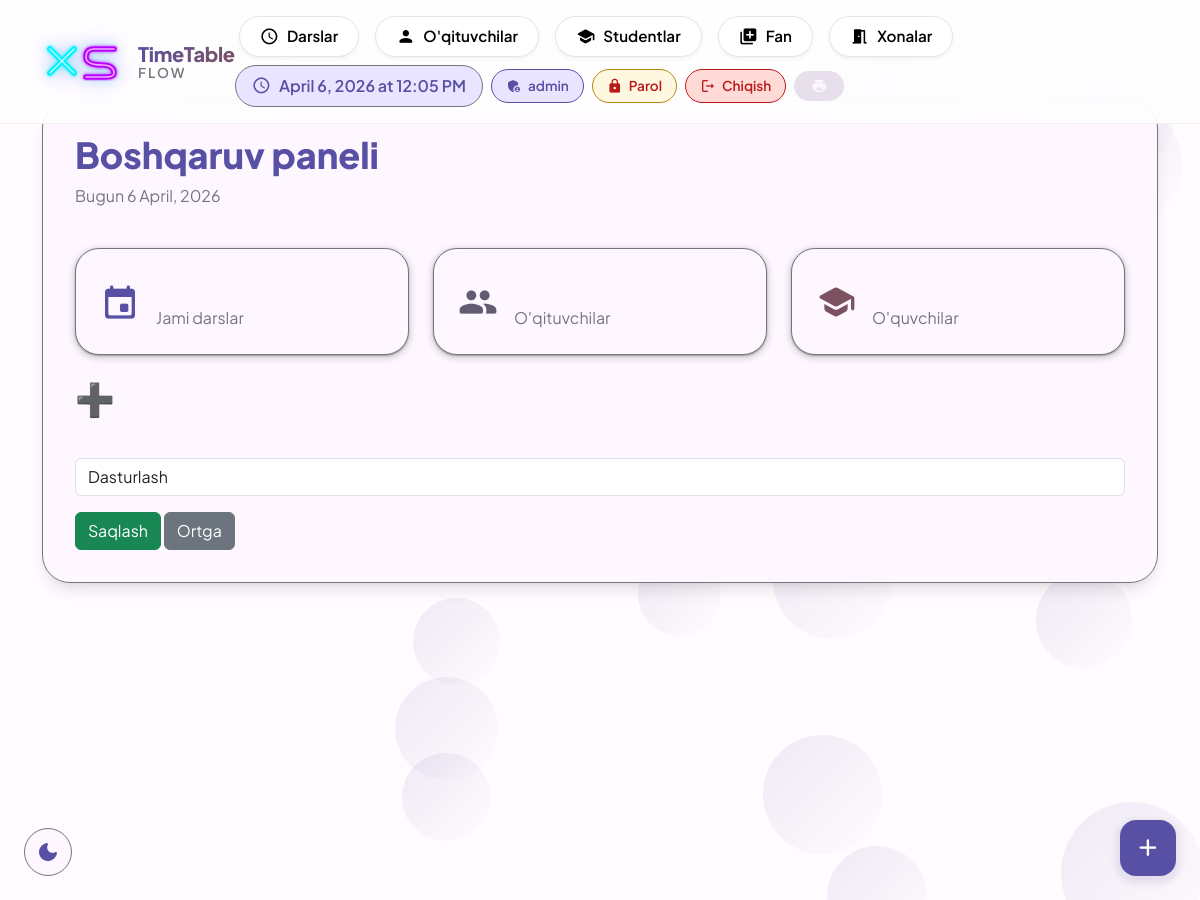
The app's page /subject/3/update/ (signed in), older data.
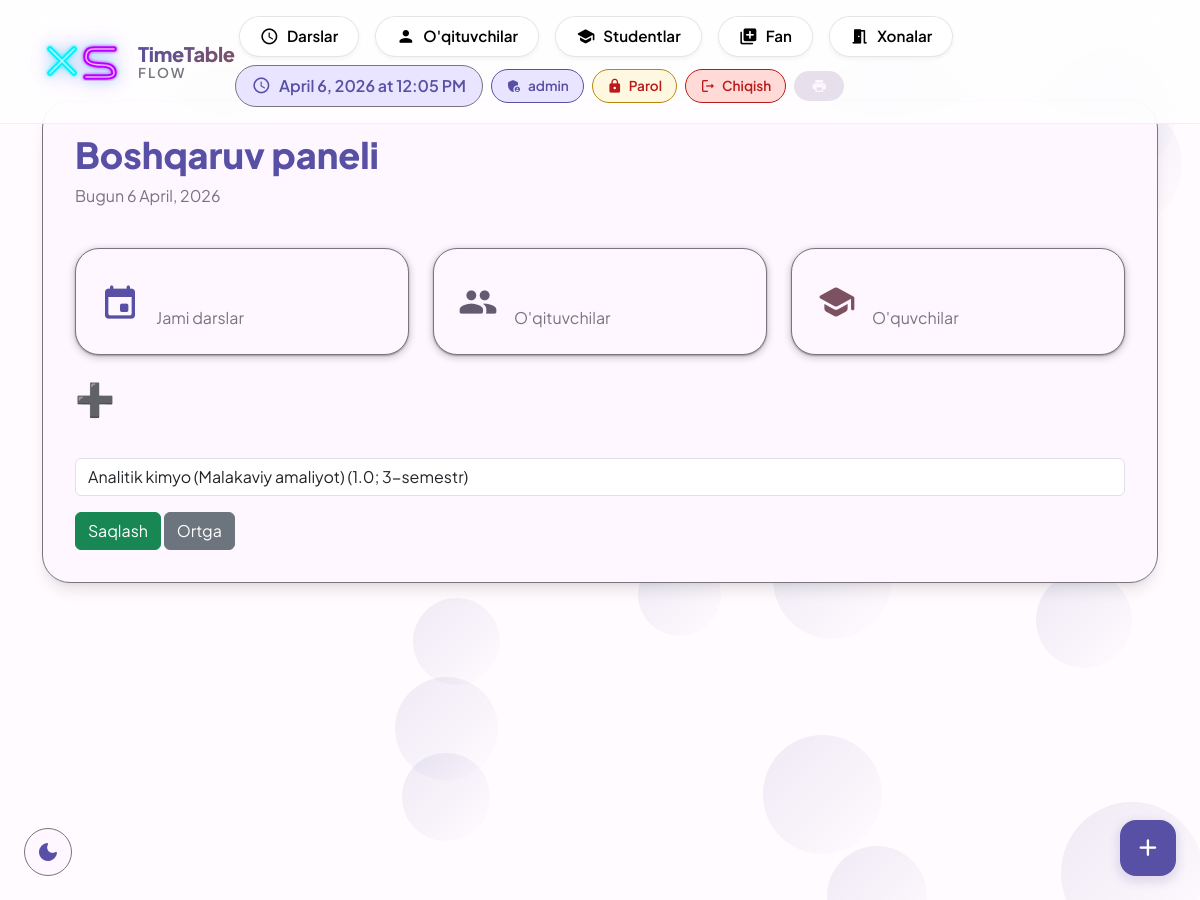
The same page, newer data.
### raspisaniya/models.py (models this page shows, shortened)
class Subject(models.Model):
    name = models.CharField(max_length=100, unique=True)

### raspisaniya/views.py (the view)
# urls.py: path('subject/<int:pk>/update/', views.subject_update, name='subject_update'),
@login_required
def subject_update(request, pk):
    subject = get_object_or_404(Subject, pk=pk)
    if request.method == 'POST':
        form = SubjectForm(request.POST, instance=subject)
        if form.is_valid():
            form.save()
            messages.success(request, "Fan yangilandi")
            return redirect('subject_list')
    else:
        form = SubjectForm(instance=subject)
    return render(request, 'raspisaniya/subject_create.html', {'form': form})

### raspisaniya/forms.py
class SubjectForm(forms.ModelForm):
    class Meta:
        model = Subject
        fields = ['name']

### templates/raspisaniya/subject_create.html (shortened to what this page needs)
{% extends 'raspisaniya/base.html' %}
{% load widget_tweaks %}
{% block content %}
<h2>➕ Fan qo‘shish / tahrirlash</h2>
<form method="post">
    {% for field in form %}
        <div class="mb-3">
            <label class="form-label">{{ field.label }}</label>
            {{ field|add_class:"form-control" }}
        </div>
    {% endfor %}
    <button type="submit" class="btn btn-success">Saqlash</button>
    <a href="{% url 'subject_list' %}" class="btn btn-secondary">Ortga</a>
</form>
{% endblock %}

Row changes from the older to the newer data that the page shows:
changed Subject: name "Dasturlash" → "Analitik kimyo (Malakaviy amaliyot) (1.0; 3-semestr)"
